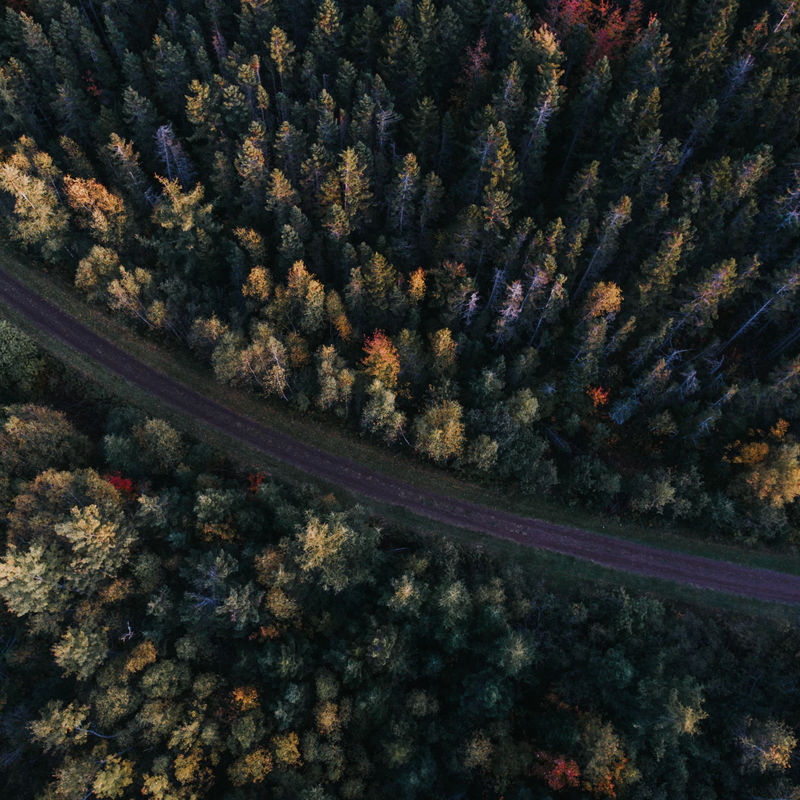
#> input picture images/forest.png, 800 x 800 px
$ python demo.py
#> lines starting #> are read from the running program, lines starting #| are printed output that depends on the picture
import numpy as np
import imageio
from matplotlib import pyplot as plt
from matplotlib import animation
from subprocess import call


# load images
print("Loading images...")
original = np.asarray(imageio.imread("images/forest.png", as_gray=False, pilmode="RGB"))
#> original is the input picture: shape (800, 800, 3); mean R, G, B 34.9, 38.5, 35.5
secret = np.asarray(imageio.imread("images/doggo.png", as_gray=False, pilmode="RGB"))
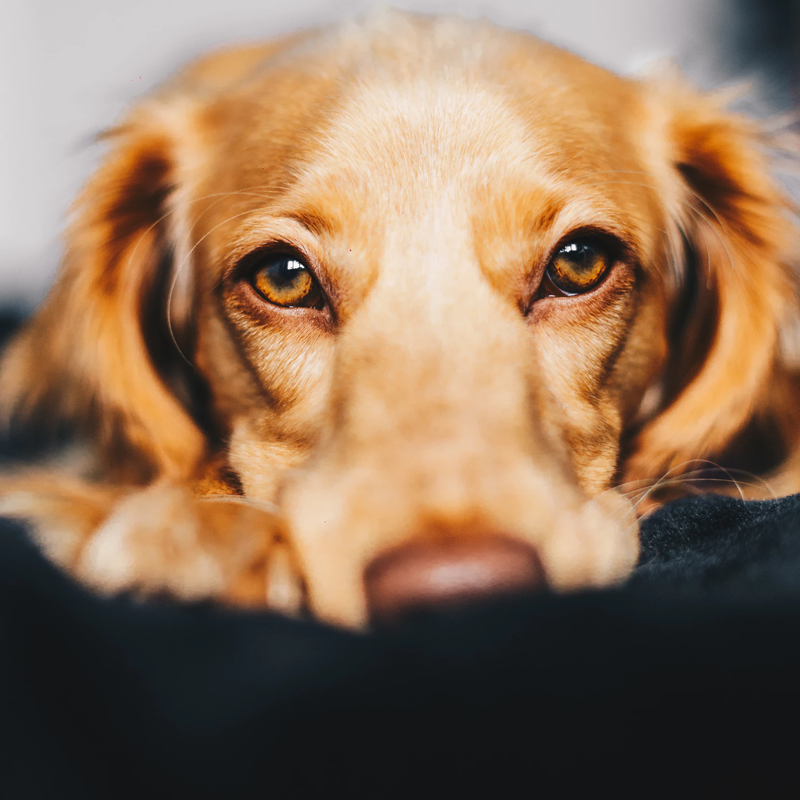
#> input picture images/doggo.png, 800 x 800 px
#> secret is the input picture: shape (800, 800, 3); mean R, G, B 141.6, 113.3, 88.8

# copy original image for merging
merged = np.copy(original)

# plotting parameters
dpi = 80.0
margin = 0.05
xpixels, ypixels = original.shape[0], original.shape[1]
#> xpixels = 800; ypixels = 800
figsize = (1 + margin) * ypixels / dpi, (1 + margin) * xpixels / dpi
#> figsize = (10.5, 10.5)
fig = plt.figure(figsize=figsize, dpi=dpi)
ax = fig.add_axes([margin, margin, 1 - 2*margin, 1 - 2*margin])

# merge images
print("Merging images...")

for i in range(original.shape[0]):
    for j in range(original.shape[1]):
        # get binary representation of pixel (original)
        # we're only interested in RGB
        r, g, b = original[i][j]
        rgb1 = ('{0:08b}'.format(r), '{0:08b}'.format(g), '{0:08b}'.format(b))
        # get binary representation of pixel (secret)
        r, g, b = secret[i][j]
        rgb2 = ('{0:08b}'.format(r), '{0:08b}'.format(g), '{0:08b}'.format(b))
        # now, we merge them
        # rg1 and rgb2 are string tuples, let's break them
        r1, g1, b1 = rgb1
        r2, g2, b2 = rgb2
        # now we can add the most significant bits of each one
        rgb = (r1[:4] + r2[:4], g1[:4] + g2[:4], b1[:4] + b2[:4])
        # we now have the new pixel for the output image (binary)
        # let's convert it back to int tuple (R,G,B)
        r, g, b = rgb
        merged[i][j] = [int(r, 2), int(g, 2), int(b, 2)]

# save merged image
print("Plotting merged image...")
plt.axis('off')
ax.imshow(merged, interpolation='none')
plt.savefig("plots/merged.png", dpi=100)
plt.clf()

# extraction
rmse = []
compressed = []

# apply different levels of compression
print("Compressing merged image...")
compressed.append(np.copy(merged)) # original image
for i in range(10, 110, 10):
    # compress and store (i = % of quality for jpg compression)
    call("convert -resize 800x800 -quality "+str(i)+"% plots/merged.png plots/compressed_" + str(i) + ".jpg", shell=True)
#> (this line was passed over: subprocess is not available in this run)
    compressed.append(np.asarray(imageio.imread("plots/compressed_" + str(i) + ".jpg", as_gray=False, pilmode="RGB")))
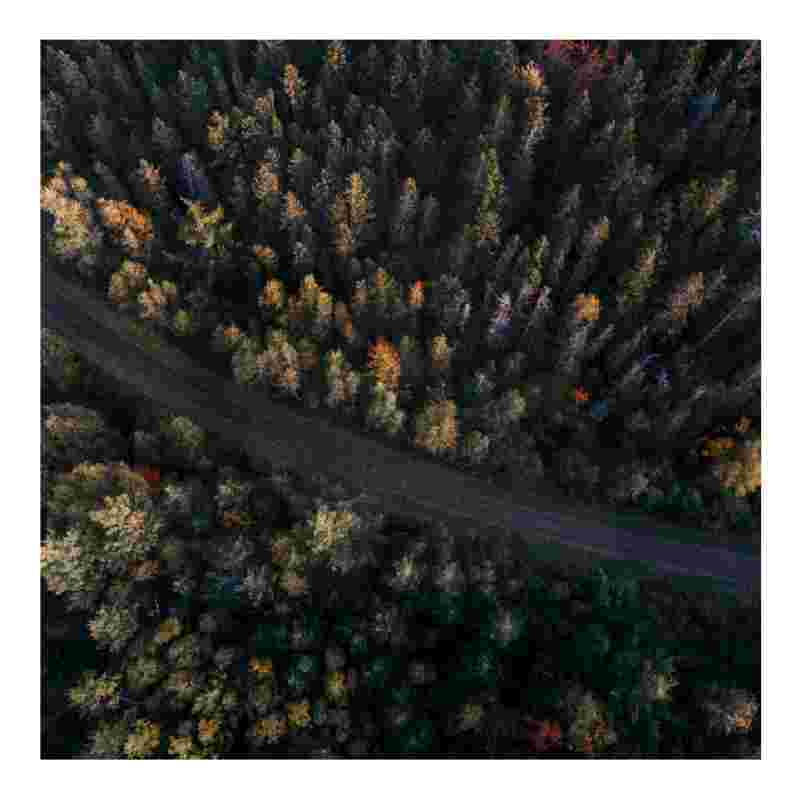
#> input picture plots/compressed_10.jpg, 800 x 800 px
#> (the run stopped early here; a loop or call above may not have finished)
